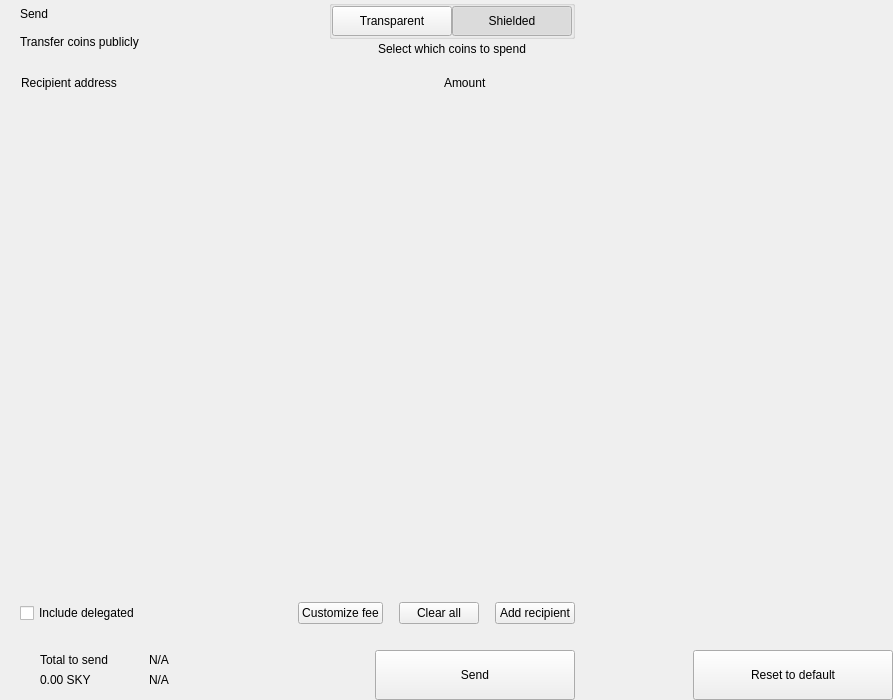
<?xml version="1.0" encoding="UTF-8"?>
<ui version="4.0">
 <class>send</class>
 <widget class="QWidget" name="send">
  <property name="geometry">
   <rect>
    <x>0</x>
    <y>0</y>
    <width>893</width>
    <height>700</height>
   </rect>
  </property>
  <property name="windowTitle">
   <string notr="true">N/A</string>
  </property>
  <layout class="QHBoxLayout" name="horizontalLayout_2" stretch="2,1">
   <property name="spacing">
    <number>0</number>
   </property>
   <property name="leftMargin">
    <number>0</number>
   </property>
   <property name="topMargin">
    <number>0</number>
   </property>
   <property name="rightMargin">
    <number>0</number>
   </property>
   <property name="bottomMargin">
    <number>0</number>
   </property>
   <item>
    <widget class="QWidget" name="left" native="true">
     <layout class="QVBoxLayout" name="verticalLayout_3">
      <property name="spacing">
       <number>0</number>
      </property>
      <property name="leftMargin">
       <number>0</number>
      </property>
      <property name="topMargin">
       <number>0</number>
      </property>
      <property name="rightMargin">
       <number>0</number>
      </property>
      <property name="bottomMargin">
       <number>0</number>
      </property>
      <item>
       <layout class="QVBoxLayout" name="verticalLayout_22" stretch="0,0,0,1,0,0,0,0">
        <property name="spacing">
         <number>0</number>
        </property>
        <item>
         <layout class="QHBoxLayout" name="horizontalLayout_3">
          <property name="spacing">
           <number>0</number>
          </property>
          <property name="leftMargin">
           <number>20</number>
          </property>
          <property name="rightMargin">
           <number>20</number>
          </property>
          <item>
           <layout class="QVBoxLayout" name="verticalLayout">
            <property name="spacing">
             <number>0</number>
            </property>
            <item>
             <widget class="QLabel" name="labelTitle">
              <property name="text">
               <string>Send</string>
              </property>
              <property name="alignment">
               <set>Qt::AlignLeading|Qt::AlignLeft|Qt::AlignVCenter</set>
              </property>
             </widget>
            </item>
            <item>
             <widget class="QLabel" name="labelSubtitle1">
              <property name="text">
               <string>Transfer coins publicly</string>
              </property>
             </widget>
            </item>
           </layout>
          </item>
          <item>
           <spacer name="horizontalSpacer">
            <property name="orientation">
             <enum>Qt::Horizontal</enum>
            </property>
            <property name="sizeHint" stdset="0">
             <size>
              <width>40</width>
              <height>20</height>
             </size>
            </property>
           </spacer>
          </item>
		 <item>
           <layout class="QVBoxLayout" name="verticalLayout_6">
            <property name="spacing">
             <number>3</number>
            </property>
            <item alignment="Qt::AlignHCenter">
             <widget class="QGroupBox" name="groupBox">
              <property name="styleSheet">
               <string notr="true">#groupBox{
padding-top:2px;
}</string>
              </property>
              <property name="title">
               <string/>
              </property>
              <property name="alignment">
               <set>Qt::AlignCenter</set>
              </property>
              <layout class="QHBoxLayout" name="horizontalLayout_4">
               <property name="spacing">
                <number>0</number>
               </property>
               <property name="leftMargin">
                <number>0</number>
               </property>
               <property name="topMargin">
                <number>0</number>
               </property>
               <property name="rightMargin">
                <number>0</number>
               </property>
               <property name="bottomMargin">
                <number>0</number>
               </property>
               <item>
                <widget class="QPushButton" name="pushLeft">
                 <property name="minimumSize">
                  <size>
                   <width>120</width>
                   <height>30</height>
                  </size>
                 </property>
                 <property name="maximumSize">
                  <size>
                   <width>120</width>
                   <height>30</height>
                  </size>
                 </property>
                 <property name="focusPolicy">
                  <enum>Qt::NoFocus</enum>
                 </property>
                 <property name="text">
                  <string>Transparent</string>
                 </property>
                 <property name="checkable">
                  <bool>true</bool>
                 </property>
                 <property name="autoExclusive">
                  <bool>true</bool>
                 </property>
                </widget>
               </item>
               <item>
                <widget class="QPushButton" name="pushRight">
                 <property name="minimumSize">
                  <size>
                   <width>120</width>
                   <height>30</height>
                  </size>
                 </property>
                 <property name="maximumSize">
                  <size>
                   <width>120</width>
                   <height>30</height>
                  </size>
                 </property>
                 <property name="focusPolicy">
                  <enum>Qt::NoFocus</enum>
                 </property>
                 <property name="text">
                  <string>Shielded</string>
                 </property>
                 <property name="checkable">
                  <bool>true</bool>
                 </property>
                 <property name="checked">
                  <bool>true</bool>
                 </property>
                 <property name="autoExclusive">
                  <bool>true</bool>
                 </property>
                </widget>
               </item>
              </layout>
             </widget>
            </item>
            <item alignment="Qt::AlignHCenter|Qt::AlignTop">
             <widget class="QLabel" name="labelSubtitle2">
              <property name="styleSheet">
               <string notr="true"/>
              </property>
              <property name="text">
               <string>Select which coins to spend</string>
              </property>
              <property name="alignment">
               <set>Qt::AlignCenter</set>
              </property>
              <property name="indent">
               <number>0</number>
              </property>
             </widget>
            </item>
           </layout>
          </item>
         </layout>
        </item>
        <item>
         <spacer name="verticalSpacer_2">
          <property name="orientation">
           <enum>Qt::Vertical</enum>
          </property>
          <property name="sizeType">
           <enum>QSizePolicy::Fixed</enum>
          </property>
          <property name="sizeHint" stdset="0">
           <size>
            <width>20</width>
            <height>20</height>
           </size>
          </property>
         </spacer>
        </item>
        <item>
         <layout class="QHBoxLayout" name="horizontalLayout" stretch="6,0,2">
          <property name="spacing">
           <number>0</number>
          </property>
          <property name="leftMargin">
           <number>10</number>
          </property>
          <property name="topMargin">
           <number>0</number>
          </property>
          <property name="rightMargin">
           <number>20</number>
          </property>
          <property name="bottomMargin">
           <number>0</number>
          </property>
          <item>
           <widget class="QLabel" name="labelSubtitleAddress">
            <property name="styleSheet">
             <string notr="true">margin-left:8px;</string>
            </property>
            <property name="text">
             <string>Recipient address</string>
            </property>
           </widget>
          </item>
          <item>
           <spacer name="horizontalSpacer_3">
            <property name="orientation">
             <enum>Qt::Horizontal</enum>
            </property>
            <property name="sizeType">
             <enum>QSizePolicy::Fixed</enum>
            </property>
            <property name="sizeHint" stdset="0">
             <size>
              <width>40</width>
              <height>1</height>
             </size>
            </property>
           </spacer>
          </item>
          <item>
           <widget class="QLabel" name="labelSubtitleAmount">
            <property name="text">
             <string>Amount</string>
            </property>
           </widget>
          </item>
         </layout>
        </item>
        <item>
         <widget class="QScrollArea" name="scrollArea">
          <property name="minimumSize">
           <size>
            <width>0</width>
            <height>350</height>
           </size>
          </property>
          <property name="styleSheet">
           <string notr="true">#scrollArea {
            background:transparent;
            margin-top:10px;
}</string>
          </property>
          <property name="horizontalScrollBarPolicy">
           <enum>Qt::ScrollBarAlwaysOff</enum>
          </property>
          <property name="sizeAdjustPolicy">
           <enum>QAbstractScrollArea::AdjustIgnored</enum>
          </property>
          <property name="widgetResizable">
           <bool>true</bool>
          </property>
          <property name="alignment">
           <set>Qt::AlignLeading|Qt::AlignLeft|Qt::AlignTop</set>
          </property>
          <widget class="QWidget" name="scrollAreaWidgetContents">
           <property name="geometry">
            <rect>
             <x>0</x>
             <y>0</y>
             <width>591</width>
             <height>16</height>
            </rect>
           </property>
           <property name="sizePolicy">
            <sizepolicy hsizetype="Preferred" vsizetype="Maximum">
             <horstretch>0</horstretch>
             <verstretch>0</verstretch>
            </sizepolicy>
           </property>
           <property name="autoFillBackground">
            <bool>false</bool>
           </property>
           <property name="styleSheet">
            <string notr="true">#scrollAreaWidgetContents {
             background:transparent;
             }</string>
           </property>
           <layout class="QVBoxLayout" name="verticalLayout_7">
            <property name="spacing">
             <number>0</number>
            </property>
            <property name="sizeConstraint">
             <enum>QLayout::SetDefaultConstraint</enum>
            </property>
            <property name="leftMargin">
             <number>0</number>
            </property>
            <property name="topMargin">
             <number>0</number>
            </property>
            <property name="rightMargin">
             <number>0</number>
            </property>
            <property name="bottomMargin">
             <number>0</number>
            </property>
           </layout>
          </widget>
         </widget>
        </item>
        <item>
         <spacer name="verticalSpacer_4">
          <property name="orientation">
           <enum>Qt::Vertical</enum>
          </property>
          <property name="sizeType">
           <enum>QSizePolicy::Fixed</enum>
          </property>
          <property name="sizeHint" stdset="0">
           <size>
            <width>20</width>
            <height>20</height>
           </size>
          </property>
         </spacer>
        </item>
        <item>
         <layout class="QHBoxLayout" name="horizontalLayout_20">
          <property name="spacing">
           <number>6</number>
          </property>
          <property name="leftMargin">
           <number>20</number>
          </property>
          <property name="rightMargin">
           <number>20</number>
          </property>
          <item>
           <widget class="QCheckBox" name="checkBoxDelegations">
            <property name="layoutDirection">
             <enum>Qt::LeftToRight</enum>
            </property>
            <property name="text">
             <string>Include delegated</string>
            </property>
           </widget>
          </item>
          <item>
           <spacer name="horizontalSpacer_4">
            <property name="orientation">
             <enum>Qt::Horizontal</enum>
            </property>
            <property name="sizeHint" stdset="0">
             <size>
              <width>10</width>
              <height>20</height>
             </size>
            </property>
           </spacer>
          </item>
          <item>
           <widget class="QPushButton" name="pushButtonFee">
            <property name="focusPolicy">
             <enum>Qt::NoFocus</enum>
            </property>
            <property name="text">
             <string>Customize fee</string>
            </property>
           </widget>
          </item>
          <item>
           <spacer name="horizontalSpacer_11">
            <property name="orientation">
             <enum>Qt::Horizontal</enum>
            </property>
            <property name="sizeType">
             <enum>QSizePolicy::Minimum</enum>
            </property>
            <property name="sizeHint" stdset="0">
             <size>
              <width>10</width>
              <height>20</height>
             </size>
            </property>
           </spacer>
          </item>
          <item>
           <widget class="QPushButton" name="pushButtonClear">
            <property name="focusPolicy">
             <enum>Qt::NoFocus</enum>
            </property>
            <property name="layoutDirection">
             <enum>Qt::RightToLeft</enum>
            </property>
            <property name="text">
             <string>Clear all</string>
            </property>
           </widget>
          </item>
          <item>
           <spacer name="horizontalSpacer_6">
            <property name="orientation">
             <enum>Qt::Horizontal</enum>
            </property>
            <property name="sizeType">
             <enum>QSizePolicy::Fixed</enum>
            </property>
            <property name="sizeHint" stdset="0">
             <size>
              <width>10</width>
              <height>20</height>
             </size>
            </property>
           </spacer>
          </item>
          <item>
           <widget class="QPushButton" name="pushButtonAddRecipient">
            <property name="focusPolicy">
             <enum>Qt::NoFocus</enum>
            </property>
            <property name="text">
             <string>Add recipient</string>
            </property>
           </widget>
          </item>
         </layout>
        </item>
        <item>
         <spacer name="verticalSpacer">
          <property name="orientation">
           <enum>Qt::Vertical</enum>
          </property>
          <property name="sizeType">
           <enum>QSizePolicy::Fixed</enum>
          </property>
          <property name="sizeHint" stdset="0">
           <size>
            <width>20</width>
            <height>16</height>
           </size>
          </property>
         </spacer>
        </item>
        <item>
         <layout class="QHBoxLayout" name="horizontalLayout_7">
          <property name="rightMargin">
           <number>20</number>
          </property>
          <item>
           <layout class="QHBoxLayout" name="horizontalLayout_10">
            <property name="spacing">
             <number>0</number>
            </property>
            <property name="leftMargin">
             <number>8</number>
            </property>
            <item>
             <widget class="QStackedWidget" name="stackedWidget">
              <property name="minimumSize">
               <size>
                <width>0</width>
                <height>60</height>
               </size>
              </property>
              <property name="maximumSize">
               <size>
                <width>16777215</width>
                <height>60</height>
               </size>
              </property>
              <widget class="QWidget" name="page1">
               <layout class="QVBoxLayout" name="verticalLayout_71" stretch="0">
                <property name="spacing">
                 <number>6</number>
                </property>
                <property name="leftMargin">
                 <number>12</number>
                </property>
                <property name="topMargin">
                 <number>0</number>
                </property>
                <property name="rightMargin">
                 <number>0</number>
                </property>
                <property name="bottomMargin">
                 <number>0</number>
                </property>
                <item>
                 <widget class="QWidget" name="coinWidget" native="true">
                  <property name="minimumSize">
                   <size>
                    <width>0</width>
                    <height>60</height>
                   </size>
                  </property>
                  <property name="maximumSize">
                   <size>
                    <width>16777215</width>
                    <height>60</height>
                   </size>
                  </property>
                  <layout class="QHBoxLayout" name="horizontalLayout_9">
                   <property name="spacing">
                    <number>0</number>
                   </property>
                   <property name="leftMargin">
                    <number>20</number>
                   </property>
                   <property name="topMargin">
                    <number>10</number>
                   </property>
                   <property name="rightMargin">
                    <number>20</number>
                   </property>
                   <property name="bottomMargin">
                    <number>10</number>
                   </property>
                   <item>
                    <layout class="QVBoxLayout" name="verticalSend">
                     <property name="spacing">
                      <number>0</number>
                     </property>
                     <item>
                      <widget class="QLabel" name="labelTitleTotalSend">
                       <property name="text">
                        <string>Total to send</string>
                       </property>
                      </widget>
                     </item>
                     <item>
                      <widget class="QLabel" name="labelAmountSend">
                       <property name="text">
                        <string notr="true">0.00 SKY</string>
                       </property>
                      </widget>
                     </item>
                    </layout>
                   </item>
                   <item>
                    <spacer name="horizontalSpacer_9">
                     <property name="orientation">
                      <enum>Qt::Horizontal</enum>
                     </property>
                     <property name="sizeType">
                      <enum>QSizePolicy::Fixed</enum>
                     </property>
                     <property name="sizeHint" stdset="0">
                      <size>
                       <width>20</width>
                       <height>20</height>
                      </size>
                     </property>
                    </spacer>
                   </item>
                   <item>
                    <widget class="QLabel" name="labelLine">
                     <property name="minimumSize">
                      <size>
                       <width>1</width>
                       <height>0</height>
                      </size>
                     </property>
                     <property name="maximumSize">
                      <size>
                       <width>1</width>
                       <height>16777215</height>
                      </size>
                     </property>
                     <property name="text">
                      <string/>
                     </property>
                    </widget>
                   </item>
                   <item>
                    <spacer name="horizontalSpacer_10">
                     <property name="orientation">
                      <enum>Qt::Horizontal</enum>
                     </property>
                     <property name="sizeType">
                      <enum>QSizePolicy::Fixed</enum>
                     </property>
                     <property name="sizeHint" stdset="0">
                      <size>
                       <width>20</width>
                       <height>20</height>
                      </size>
                     </property>
                    </spacer>
                   </item>
                   <item>
                    <layout class="QVBoxLayout" name="verticalRemaining">
                     <property name="spacing">
                      <number>0</number>
                     </property>
                     <item>
                      <widget class="QLabel" name="labelTitleTotalRemaining">
                       <property name="text">
                        <string notr="true">N/A</string>
                       </property>
                      </widget>
                     </item>
                     <item>
                      <widget class="QLabel" name="labelAmountRemaining">
                       <property name="text">
                        <string notr="true">N/A</string>
                       </property>
                      </widget>
                     </item>
                    </layout>
                   </item>
                  </layout>
                 </widget>
                </item>
               </layout>
              </widget>
              <widget class="QWidget" name="page_2"/>
             </widget>
            </item>
           </layout>
          </item>
          <item>
           <spacer name="horizontalSpacer_5">
            <property name="orientation">
             <enum>Qt::Horizontal</enum>
            </property>
            <property name="sizeType">
             <enum>QSizePolicy::Expanding</enum>
            </property>
            <property name="sizeHint" stdset="0">
             <size>
              <width>40</width>
              <height>20</height>
             </size>
            </property>
           </spacer>
          </item>
          <item alignment="Qt::AlignBottom">
           <widget class="QPushButton" name="pushButtonSave">
            <property name="minimumSize">
             <size>
              <width>200</width>
              <height>50</height>
             </size>
            </property>
            <property name="maximumSize">
             <size>
              <width>200</width>
              <height>50</height>
             </size>
            </property>
            <property name="focusPolicy">
             <enum>Qt::NoFocus</enum>
            </property>
            <property name="text">
             <string>Send</string>
            </property>
           </widget>
          </item>
         </layout>
        </item>
       </layout>
      </item>
     </layout>
    </widget>
   </item>
   <item>
    <widget class="QWidget" name="right" native="true">
     <layout class="QVBoxLayout" name="verticalLayout_5">
      <property name="leftMargin">
       <number>0</number>
      </property>
      <property name="topMargin">
       <number>0</number>
      </property>
      <property name="rightMargin">
       <number>0</number>
      </property>
      <property name="bottomMargin">
       <number>0</number>
      </property>
      <item>
       <layout class="QVBoxLayout" name="verticalLayout_4">
        <property name="spacing">
         <number>6</number>
        </property>
        <item>
         <widget class="OptionButton" name="btnCoinControl" native="true">
          <property name="minimumSize">
           <size>
            <width>0</width>
            <height>50</height>
           </size>
          </property>
         </widget>
        </item>
        <item>
         <widget class="OptionButton" name="btnChangeAddress" native="true">
          <property name="minimumSize">
           <size>
            <width>0</width>
            <height>50</height>
           </size>
          </property>
         </widget>
        </item>
        <item>
         <widget class="OptionButton" name="btnUri" native="true">
          <property name="minimumSize">
           <size>
            <width>0</width>
            <height>50</height>
           </size>
          </property>
         </widget>
        </item>
        <item>
         <widget class="OptionButton" name="btnShieldCoins" native="true">
          <property name="minimumSize">
           <size>
            <width>0</width>
            <height>50</height>
           </size>
          </property>
         </widget>
        </item>
        <item>
         <spacer name="verticalSpacer_5">
          <property name="orientation">
           <enum>Qt::Vertical</enum>
          </property>
          <property name="sizeHint" stdset="0">
           <size>
            <width>20</width>
            <height>40</height>
           </size>
          </property>
         </spacer>
        </item>
        <item>
         <layout class="QHBoxLayout" name="horizontalLayout_8">
          <item>
           <spacer name="horizontalSpacer_7">
            <property name="orientation">
             <enum>Qt::Horizontal</enum>
            </property>
            <property name="sizeHint" stdset="0">
             <size>
              <width>40</width>
              <height>20</height>
             </size>
            </property>
           </spacer>
          </item>
          <item>
           <widget class="QPushButton" name="pushButtonReset">
            <property name="minimumSize">
             <size>
              <width>200</width>
              <height>50</height>
             </size>
            </property>
            <property name="maximumSize">
             <size>
              <width>200</width>
              <height>50</height>
             </size>
            </property>
            <property name="focusPolicy">
             <enum>Qt::NoFocus</enum>
            </property>
            <property name="text">
             <string>Reset to default</string>
            </property>
           </widget>
          </item>
         </layout>
        </item>
       </layout>
      </item>
     </layout>
    </widget>
   </item>
  </layout>
 </widget>
 <customwidgets>
  <customwidget>
   <class>OptionButton</class>
   <extends>QWidget</extends>
   <header>qt/skyra/optionbutton.h</header>
   <container>1</container>
  </customwidget>
 </customwidgets>
 <resources/>
 <connections/>
</ui>
